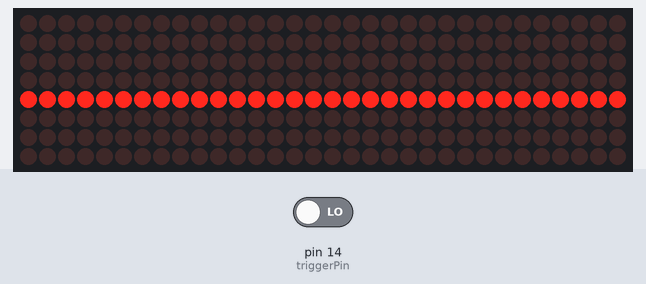
Bench run of a sketch on a simulated Arduino Uno, built with avr-gcc and run on an emulated ATmega328P. On the bench: 32×8 LED matrix. The inputs (shaded band) are chosen by the test bench; at power-on: pin 14 (triggerPin) LOW. Random numbers use the default seed unless the sketch sets one.

Above: at 1.2 s.
1.3 s: pin 14 (triggerPin) driven HIGH
At 1.36 s:
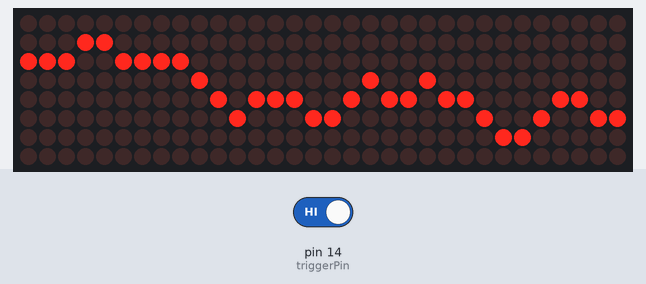
3.1 s: pin 14 (triggerPin) driven LOW
At 4.5 s:
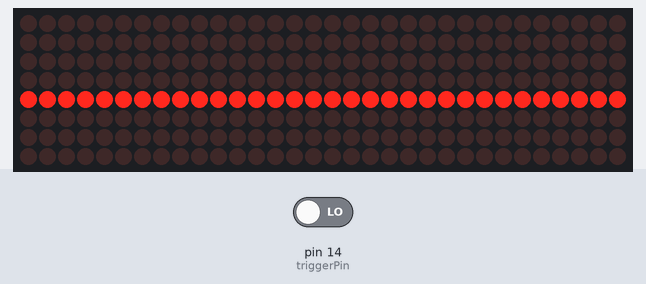
4.8 s: pin 14 (triggerPin) driven HIGH
At 4.86 s:
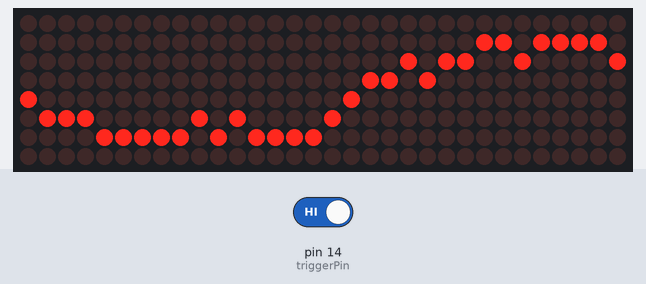

Measured:
- after the input at 1.3 s, the display: changes at once (image 1)
- after the input at 4.8 s, the display: changes at once (image 3)

The sketch:

trigger_led_talking.ino
```cpp
#include <MD_MAX72xx.h>
#include <SPI.h>

#define HARDWARE_TYPE MD_MAX72XX::FC16_HW
#define MAX_DEVICES 4
#define CS_PIN 5

MD_MAX72XX mx = MD_MAX72XX(HARDWARE_TYPE, CS_PIN, MAX_DEVICES);

const int rows = 8;
const int cols = MAX_DEVICES * 8;

unsigned long lastUpdate = 0;
int idleInterval = 300;
int activeInterval = 100;

int wave[cols];
const int triggerPin = 14; // Pin to detect speaking (HIGH = speaking)

void setup() {
  mx.begin();
  mx.control(MD_MAX72XX::INTENSITY, 5);
  mx.clear();

  pinMode(triggerPin, INPUT);

  // Initialize with a flat line
  for (int i = 0; i < cols; i++) {
    wave[i] = 3;
  }

  randomSeed(analogRead(0));
}

void loop() {
  bool isSpeaking = digitalRead(triggerPin) == HIGH;
  int interval = isSpeaking ? activeInterval : idleInterval;

  if (millis() - lastUpdate > interval) {
    lastUpdate = millis();
    mx.clear();

    if (isSpeaking) {
      // Generate animated wave
      wave[0] = random(2, 6);
      for (int i = 1; i < cols; i++) {
        int delta = random(-1, 2);
        wave[i] = constrain(wave[i - 1] + delta, 1, rows - 2);
      }
    } else {
      // Flat line immediately
      for (int i = 0; i < cols; i++) {
        wave[i] = 3;
      }
    }

    // Draw the current wave
    for (int x = 0; x < cols; x++) {
      mx.setPoint(rows - wave[x] - 1, x, true);  // Flip Y-axis
    }
  }
} 
```
